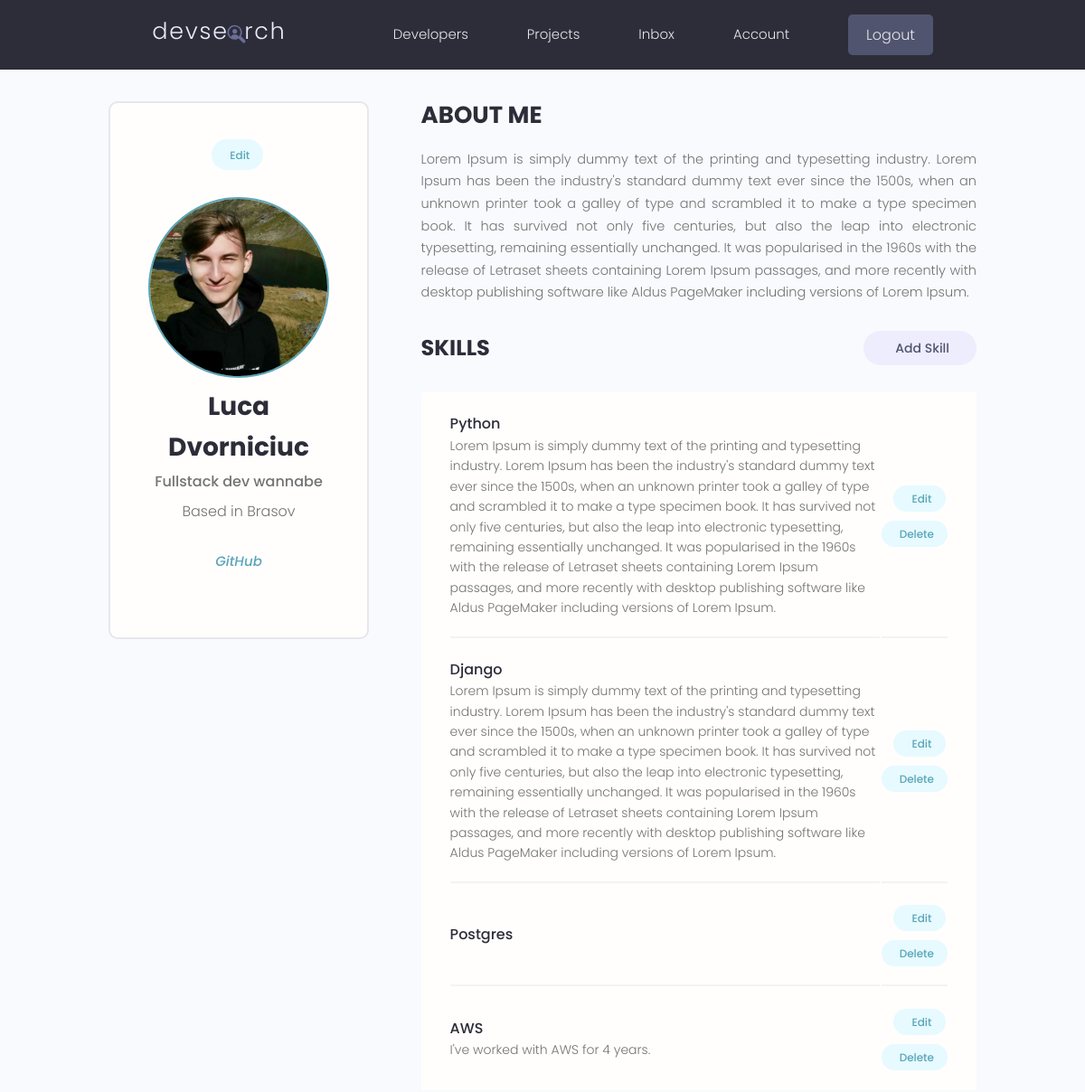
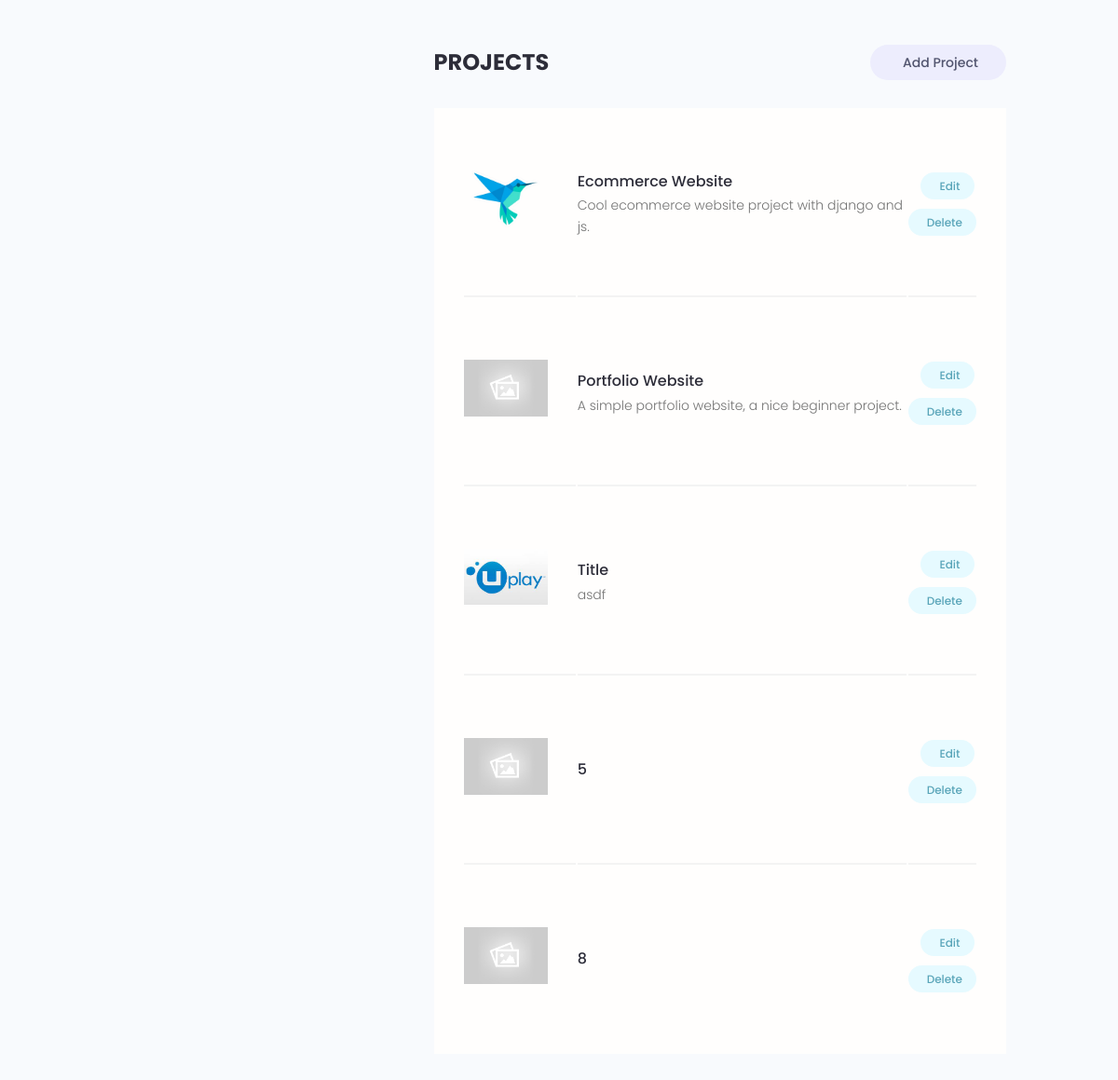
The app's page /account/ (signed in) with its own data (2 pictures, top to bottom).
### users/models.py (models this page shows, shortened)
class Profile(models.Model):
    id = models.UUIDField(default=uuid.uuid4, unique=True, primary_key=True, editable=False)
    user = models.OneToOneField(User, on_delete=models.CASCADE, null=True, blank=True)
    name = models.CharField(max_length=200, null=True, blank=True)
    username = models.CharField(max_length=200, null=True, blank=True)
    location = models.CharField(max_length=200, null=True, blank=True)
    email = models.EmailField(max_length=500, null=True, blank=True)
    short_intro = models.CharField(max_length=200, null=True, blank=True)
    bio = models.TextField(null=True, blank=True)
    profile_image = models.ImageField(null=True, blank=True, upload_to='profiles/', default='profiles/user-default.png')
    social_github = models.CharField(max_length=200, null=True, blank=True)
    social_twitter = models.CharField(max_length=200, null=True, blank=True)
    social_linkedin = models.CharField(max_length=200, null=True, blank=True)
    social_youtube = models.CharField(max_length=200, null=True, blank=True)
    social_website = models.CharField(max_length=200, null=True, blank=True)
    created = models.DateTimeField(auto_now_add=True)

class Skill(models.Model):
    id = models.UUIDField(default=uuid.uuid4, unique=True, primary_key=True, editable=False)
    owner = models.ForeignKey(Profile, on_delete=models.CASCADE, null=True, blank=True)
    name = models.CharField(max_length=200)
    description = models.TextField(null=True, blank=True)
    created = models.DateTimeField(auto_now_add=True)

### projects/models.py (models this page shows, shortened)
class Project(models.Model):
    owner = models.ForeignKey(Profile, on_delete=models.SET_NULL, null=True, blank=True)
    title = models.CharField(max_length=200)
    description = models.TextField(null=True, blank=True)
    featured_image = models.ImageField(null=True, blank=True, default='default.jpg')
    tags = models.ManyToManyField('Tag', blank=True)
    vote_total = models.IntegerField(default=0, null=True, blank=True)
    vote_ratio = models.IntegerField(default=0, null=True, blank=True)
    demo_link = models.CharField(max_length=2000, null=True, blank=True)
    source_link = models.CharField(max_length=2000, null=True, blank=True)
    created = models.DateTimeField(auto_now_add=True)
    id = models.UUIDField(default=uuid.uuid4, unique=True, primary_key=True, editable=False)
    class Meta:
        ordering = ['created']

### users/views.py (the view)
# urls.py: path('account/', views.user_account, name='user-account'),
@login_required(login_url='login')
def user_account(request):
    profile = request.user.profile
    skills = profile.skill_set.all()
    projects = profile.project_set.all()
    context = {
        'profile': profile,
        'skills': skills,
        'projects': projects,
    }
    return render(request, 'users/account.html', context)

### users/templates/users/account.html (shortened to what this page needs)
{% extends 'main.html' %}
{% block content %}
  <main class="settingsPage profile my-md">
    <div class="container">
      <div class="layout">
        <div class="column column--1of3">
          <div class="card text-center">
            <div class="card__body dev">
              <a class="tag tag--pill tag--main settings__btn" href="{% url 'edit-account' %}"> Edit</a>
              <img class="avatar avatar--xl dev__avatar" src="{{ profile.profile_image.url }}" />
              <h2 class="dev__name">{{ profile.name }}</h2>
              <p class="dev__title">{{ profile.short_intro }}</p>
              <p class="dev__location">Based in {{ profile.location }}</p>
              <ul class="dev__social">
                {% if profile.social_github %}
                <li>
                  <a title="Github" href="{{ profile.social_github }}" target="_blank"><i class="im im-github">GitHub</i></a>
                </li>
                {% endif %}
              </ul>
            </div>
          </div>
        </div>
        <div class="column column--2of3">
          <div class="devInfo">
            <h3 class="devInfo__title">About Me</h3>
            <p class="devInfo__about">
              {{ profile.bio }}
            </p>
          </div>
          <div class="settings">
            <h3 class="settings__title">Skills</h3>
            <a class="tag tag--pill tag--sub settings__btn tag--lg" href="{% url 'create-skill' %}"> Add Skill</a>
          </div>
          <table class="settings__table">
              {% for skill in skills %}
            <tr>
              <td class="settings__tableInfo">
                <h4>{{ skill.name }}</h4>
                <p>
                  {{ skill.description }}
                </p>
              </td>
              <td class="settings__tableActions">
                <a class="tag tag--pill tag--main settings__btn" href="{% url 'update-skill' skill.id %}"> Edit</a>
                <a class="tag tag--pill tag--main settings__btn" href="{% url 'delete-skill' skill.id %}?next=/account">
                  Delete</a>
              </td>
            </tr>
              {% endfor %}
          </table>
          <div class="settings">
            <h3 class="settings__title">Projects</h3>
            <a class="tag tag--pill tag--sub settings__btn tag--lg" href="{% url 'create-project' %}"> Add Project</a>
          </div>
          <table class="settings__table">
              {% for project in projects %}
            <tr>
              <td class="settings__thumbnail">
                <a href="{% url 'project' project.id %}"><img src="{{ project.featured_image.url }}" alt="Project Thumbnail" /></a>
              </td>
              <td class="settings__tableInfo">
                <a href="{% url 'project' project.id %}">{{ project.title }}</a>
                <p>
                  {{ project.description|slice:"150" }}
                </p>
              </td>
              <td class="settings__tableActions">
                <a class="tag tag--pill tag--main settings__btn" href="{% url 'update-project' project.id %}"> Edit</a>
                <a class="tag tag--pill tag--main settings__btn" href="{% url 'delete-project' project.id %}?next=/account">
                  Delete</a>
              </td>
            </tr>
              {% endfor %}
          </table>
        </div>
      </div>
    </div>
  </main>
{% endblock %}

### static/styles/app.css (style rules this page uses)
:root { --color-sub: #2d2d39; }
.card { border: 2px solid var(--color-light); }
img { width: 100%; }
.profile .card > .dev { padding: 4rem; }
.dev__avatar { display: block; margin: auto; }
.dev__name { color: var(--color-sub); font-size: 2.8rem; font-weight: 700; margin-top: 1rem; margin-bottom: 0.5rem; }
.dev__title { font-size: 1.6rem; font-weight: 500; line-height: 1.3; }
.dev__location { margin-top: 1rem; }
.dev__social { margin: 3rem 0; list-style: none; display: flex; justify-content: center; gap: 1.5rem; }
.devInfo { margin-bottom: 3rem; }
.devInfo__title, .devInfo__subtitle { font-size: 2.6rem; color: var(--color-sub); text-transform: uppercase; font-weight: 700; margin-bottom: 1.5rem; }
.devInfo__about, .devSkill__info { font-size: 1.45rem; line-height: 1.7; text-align: justify; }
.settingsPage .dev > .settings__btn { display: inline-block; margin-bottom: 3rem; }
.settings { display: flex; justify-content: space-between; align-items: center; }
.settings__title { font-size: 2.4rem; text-transform: uppercase; font-weight: 700; color: var(--color-sub); }
.settings__table { margin-top: 3rem; margin-bottom: 5rem; padding: 0 3rem; background: var(--color-white); }
.settings__table tr { width: 100%; }
.settings__table tr > td { padding: 2rem 0; }
.settings__table tr:not(:last-child) td { border-bottom: 2px solid var(--color-white-light); }
.settings__thumbnail { width: 23%; min-width: 10rem; }
.settings__thumbnail img { padding-right: 3rem; height: 15rem; object-fit: contain; }
.settings__tableInfo { width: 100%; }
.settings__tableInfo h4, .settings__tableInfo a { padding-right: 1rem; width: auto; font-size: 1.6rem; font-weight: 500; color: var(--color-sub); }
.settings__tableInfo p { font-size: 1.4rem; }
.settings__tableActions { text-align: right; }

### static/uikit/styles/modules/_variables.css (style rules this page uses)
:root { --color-main: #5aa5b9; --color-main-light: #e6faff; --color-sub: #3f4156; --color-sub-light: #51546e; --color-sub-lighter: #ededfd; --color-text: #737373; --color-gray: #8b8b8b; --color-light: #e5e7eb; --color-light-gray: #767676; --color-bg: #f8fafd; --color-white: #fffefd; --color-white-light: #f3f3f3; --color-success: #359e64; --color-success-bg: #def8e8; --color-error: #fc4b0b; --color-error-bg: #fff2ee; --font-base: 'Poppins', arial, helvetica, 'Segoe UI', roboto, ubuntu, sans-serif; --font-monospace: 'Fira Code', 'Courier New', courier, monospace; --font-regular: 300; --font-medium: 500; --font-bold: 700; --generic-shadow: 1px 1px 5px #00000010; --generic-transition: all 0.3s ease-in-out; }

### static/uikit/styles/modules/_base.css (style rules this page uses)
* { margin: 0; padding: 0; box-sizing: border-box; text-rendering: optimizeLegibility; color: inherit; font-size: inherit; }
html { font-size: 50%; }
@media only screen and (min-width: 480px) { html { font-size: 56.25%; } }
@media only screen and (min-width: 1200px) { html { font-size: 62.5%; } }
body { line-height: 1.6; font-weight: 400; font-size: 1.5rem; color: var(--color-text); background-color: var(--color-bg); min-height: 100vh; }

### static/uikit/styles/modules/_typography.css (style rules this page uses)
* { font-family: var(--font-base); }
h2 { font-size: 3.6rem; font-weight: var(--font-bold); }
h3 { font-size: 3.2rem; font-weight: var(--font-medium); }
h4 { font-size: 2.8rem; font-weight: var(--font-medium); }
p, span, strong { font-size: 1.6rem; color: var(--color-text); font-weight: var(--font-regular); }
a { padding-bottom: 2px; text-decoration: none; display: inline-block; color: var(--color-main); font-weight: var(--font-medium); }

### static/uikit/styles/modules/_utilities.css (style rules this page uses)
.container { width: 92%; max-width: 165rem; margin: 0 auto; box-sizing: border-box; }
@media screen and (min-width: 1000px) { .container { width: 90%; } }
@media screen and (min-width: 1200px) { .container { width: 80%; } }
.text-center { text-align: center; }
.my-md { margin: 3rem auto; }

### static/uikit/styles/modules/_avatar.css (style rules this page uses)
.avatar { border-radius: 50%; border: 2px solid var(--color-main); object-fit: cover; }
.avatar--xl { height: 20rem; width: 20rem; }

### static/uikit/styles/modules/_card.css (style rules this page uses)
.card { border-radius: 1rem; background-color: var(--color-white); border: 1.5px solid var(--color-light); width: auto; height: auto; margin-top: 0.5rem; margin-bottom: 0.5rem; overflow: hidden; }
.card__body, .card__header { padding: 2rem 2.5rem; }

### static/uikit/styles/modules/_layout.css (style rules this page uses)
.layout { display: flex; flex-flow: row wrap; justify-content: space-between; }
.layout > .column { margin-bottom: 3rem; }
.layout > .column.column--1of3 { flex-basis: 30%; }
.layout > .column.column--2of3 { flex-basis: 64%; }

### records on screen
Profile: profile_image (picture), name "Luca Dvorniciuc", short_intro "Fullstack dev wannabe", location "Brasov", bio "Lorem Ipsum is simply dummy text of the printing and typesetting industry. Lorem Ipsum has been the industry's standard dummy text ever since the 1500s, when an unknown printer took a galley of type and scrambled it to make a type specimen book. It has survived not only five centuries, but also the leap into electronic typesetting, remaining essentially unchanged. It was popularised in the 1960s with the release of Letraset sheets containing Lorem Ipsum passages, and more recently with desktop publishing software like Aldus PageMaker including versions of Lorem Ipsum."
Skill: name "Python", description "Lorem Ipsum is simply dummy text of the printing and typesetting industry. Lorem Ipsum has been the industry's standard dummy text ever since the 1500s, when an unknown printer took a galley of type and scrambled it to make a type specimen book. It has survived not only five centuries, but also the leap into electronic typesetting, remaining essentially unchanged. It was popularised in the 1960s with the release of Letraset sheets containing Lorem Ipsum passages, and more recently with desktop publishing software like Aldus PageMaker including versions of Lorem Ipsum."
Skill: name "Django", description "Lorem Ipsum is simply dummy text of the printing and typesetting industry. Lorem Ipsum has been the industry's standard dummy text ever since the 1500s, when an unknown printer took a galley of type and scrambled it to make a type specimen book. It has survived not only five centuries, but also the leap into electronic typesetting, remaining essentially unchanged. It was popularised in the 1960s with the release of Letraset sheets containing Lorem Ipsum passages, and more recently with desktop publishing software like Aldus PageMaker including versions of Lorem Ipsum."
Skill: name "Postgres"
Skill: name "AWS", description "I've worked with AWS for 4 years."
Project: featured_image (picture), title "Ecommerce Website", description "Cool ecommerce website project with django and js."
Project: featured_image (placeholder picture), title "Portfolio Website", description "A simple portfolio website, a nice beginner project."
Project: featured_image (picture), title "Title", description "asdf"
Project: featured_image (placeholder picture), title "5"
Project: featured_image (placeholder picture), title "8"
